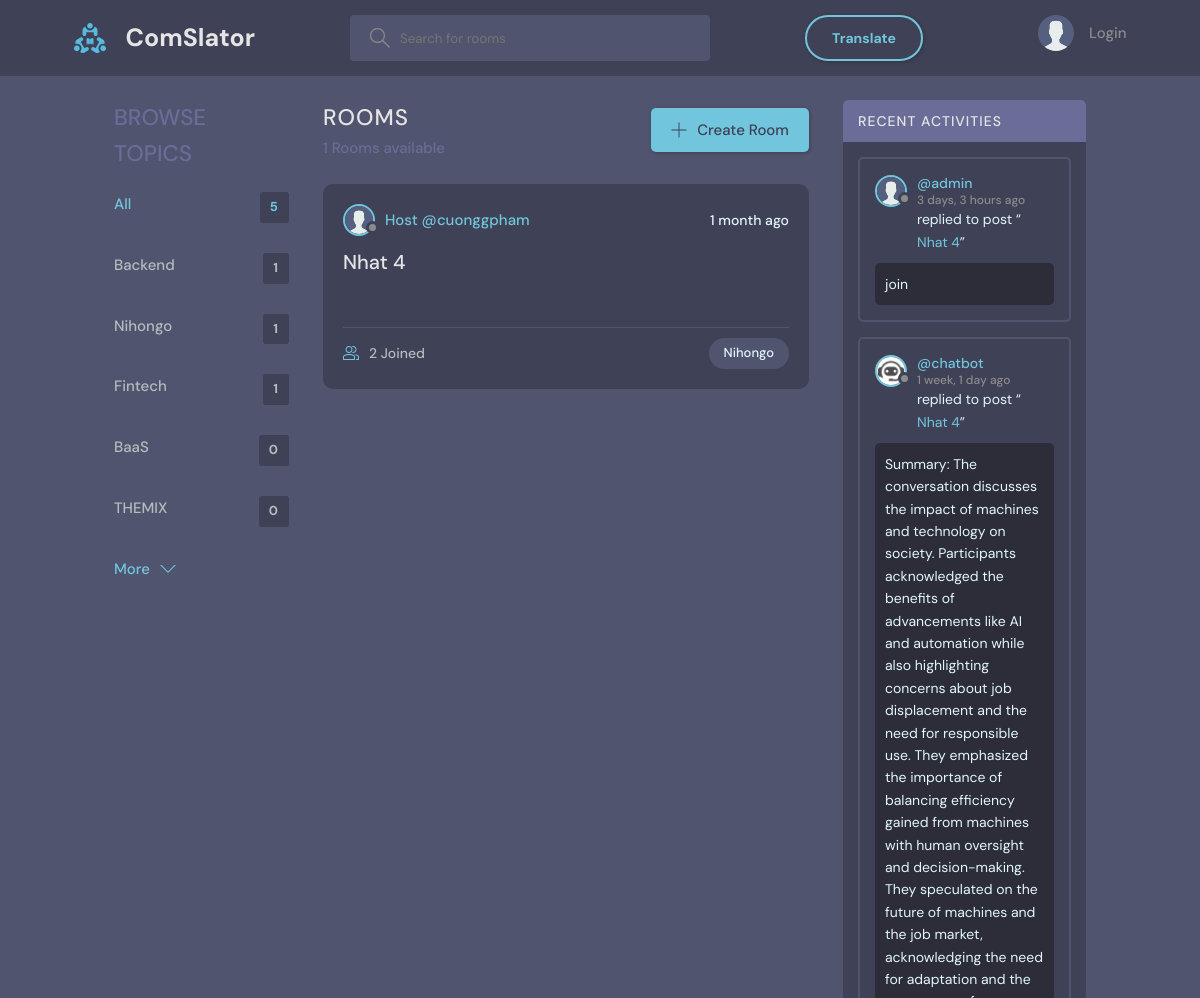
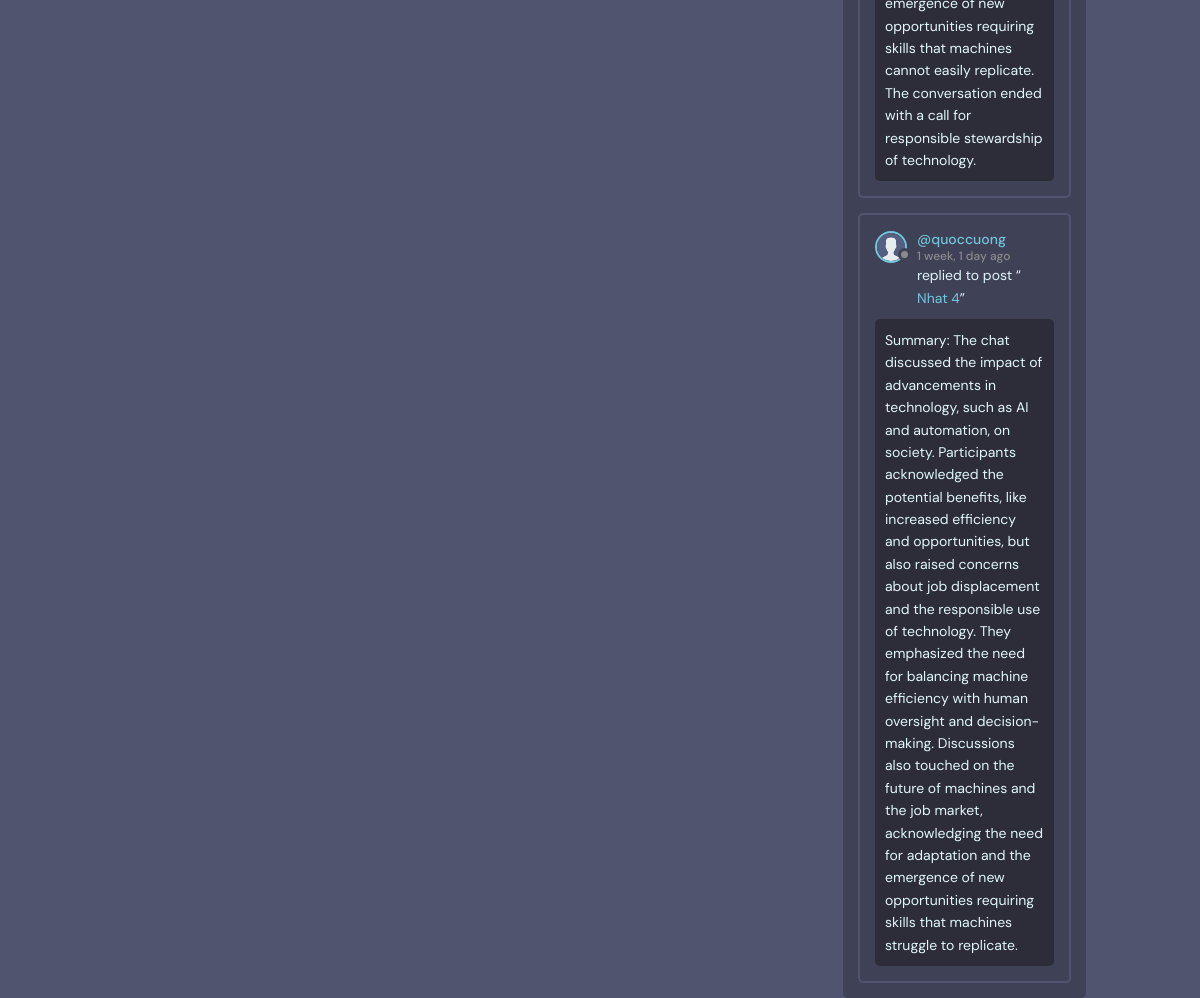
/?q=Nihongo, run on the app's committed database (2 pictures, top to bottom).
### base/models.py (models this page shows, shortened)
class Topic(models.Model):
    name = models.CharField(max_length=200)

class Room(models.Model):
    host = models.ForeignKey(User, on_delete=models.SET_NULL, null=True)
    topic = models.ForeignKey(Topic, on_delete=models.SET_NULL, null=True)
    name = models.CharField(max_length=200)
    description = models.TextField(null=True, blank=True)
    participants = models.ManyToManyField(User, related_name='participants', blank=True)
    call_room_id = models.CharField(max_length=100, unique=True, null=True, blank=True)
    updated = models.DateTimeField(auto_now=True)
    created = models.DateTimeField(auto_now_add=True)
    class Meta:
        ordering = ['-updated', '-created']
    def __str__(self):
        return self.name

class User(AbstractBaseUser):
    STATUS = [
        ('online', 'online'),
        ('offline', 'offline'),
    ]
    name = models.CharField(max_length=200, null=True)
    username   = models.CharField(max_length=200, null=True)
    email      = models.EmailField(unique=True, null=True)
    password   = models.CharField(max_length=100)
    birth_date = models.DateField(null=True)
    status     = models.CharField(choices=STATUS, max_length=50, default='offline')
    is_superuser = models.BooleanField(default=False)
    bio = models.TextField(null=True)
    avatar = models.ImageField(null=True, default="avatar.svg")
    timezone = models.CharField(max_length=50, default='UTC')
    USERNAME_FIELD = 'email'
    REQUIRED_FIELDS = ['username', 'password']
    objects = UserManager()

class Message(models.Model):
    user = models.ForeignKey(User, on_delete=models.CASCADE)
    room = models.ForeignKey(Room, on_delete=models.CASCADE)
    body = models.TextField()
    image = models.ImageField(upload_to="", null=True, blank=True)
    translated_body = models.TextField(null=True, blank=True)
    updated = models.DateTimeField(auto_now=True)
    created = models.DateTimeField(auto_now_add=True)
    class Meta:
        ordering = ['-updated', '-created']

### base/views.py (the view)
# urls.py: path('', views.home, name="home"),
def home(request):
    q = request.GET.get('q') if request.GET.get('q') != None else ''
    rooms = Room.objects.filter(
        Q(topic__name__icontains=q) |
        Q(name__icontains=q) |
        Q(description__icontains=q)
    )
    topics = Topic.objects.all()[0:5]
    room_count = rooms.count()
    room_messages = Message.objects.filter(
        Q(room__topic__name__icontains=q))[0:3]
    context = {'rooms': rooms, 'topics': topics,
               'room_count': room_count, 'room_messages': room_messages}
    return render(request, 'base/home.html', context)

### base/templates/base/home.html (shortened to what this page needs)
{% extends 'main.html' %}
{% block content %}
<main class="layout layout--3">
  <div class="container">
    {% include 'base/topics_component.html' %}
    <div class="roomList">
      <div class="roomList__header">
        <div>
          <h2>Rooms</h2>
          <p>{{room_count}} Rooms available</p>
        </div>
        <a class="btn btn--main" href="{% url 'create-room' %}">
          <svg version="1.1" xmlns="http://www.w3.org/2000/svg" width="32" height="32" viewBox="0 0 32 32">
            <title>add</title>
            <path
              d="M16.943 0.943h-1.885v14.115h-14.115v1.885h14.115v14.115h1.885v-14.115h14.115v-1.885h-14.115v-14.115z">
            </path>
          </svg>
          Create Room
        </a>
      </div>
      {% include 'base/feed_component.html' %}
    </div>
    {% include 'base/activity_component.html' %}
  </div>
</main>
{% endblock %}

### base/templates/base/topics_component.html
<div class="topics">
    <div class="topics__header">
        <h2>Browse Topics</h2>
    </div>
    <ul class="topics__list">
        <li>
            <a href="{% url 'home' %}" class="active">All <span>{{topics.count}}</span></a>
        </li>
        {% for topic in topics %}
        <li>
            <a href="{% url 'home' %}?q={{topic.name}}">{{topic.name}}<span>{{topic.room_set.all.count}}</span></a>
        </li>
        {% endfor %}
    </ul>
    <a class="btn btn--link" href="{% url 'topics' %}">
        More
        <svg version="1.1" xmlns="http://www.w3.org/2000/svg" width="32" height="32" viewBox="0 0 32 32">
            <title>chevron-down</title>
            <path d="M16 21l-13-13h-3l16 16 16-16h-3l-13 13z"></path>
        </svg>
    </a>
</div>

### base/templates/base/feed_component.html (shortened to what this page needs)
{% for room in rooms %}
<div class="roomListRoom">
  <div class="roomListRoom__header">
    <a
      href="{% url 'user-profile' room.host.id %}"
      class="roomListRoom__author"
    >
      <div class="avatar avatar--small">
        <img src="{{room.host.avatar.url}}" />
      </div>
      <span>Host @{{room.host.username}}</span>
    </a>
    <div class="roomListRoom__actions">
      <span>{{room.created|timesince}} ago</span>
    </div>
  </div>
  <div class="roomListRoom__content">
    <a href="{% url 'room' room.id %}">{{room.name}}</a>
  </div>
  <div class="roomListRoom__description">
  </div>
  <div class="roomListRoom__meta">
    <a href="{% url 'room' room.id %}" class="roomListRoom__joined">
      {{room.participants.all.count}} Joined
    </a>
    <p class="roomListRoom__topic">{{room.topic.name}}</p>
  </div>
</div>
{% endfor %}

### base/templates/base/activity_component.html (shortened to what this page needs)
<div class="activities">
    <div class="activities__header">
        <h2>Recent Activities</h2>
    </div>
    {% for message in room_messages %}
    <div class="activities__box">
        <div class="activities__boxHeader roomListRoom__header">
            <a href="{% url 'user-profile' message.user.id %}" class="roomListRoom__author">
                <div class="avatar avatar--small">
                    <img src="{{message.user.avatar.url}}" />
                </div>
                <p>
                    @{{message.user.username}}
                    <span>{{message.created|timesince}} ago</span>
                </p>
            </a>
        </div>
        <div class="activities__boxContent">
            <p>replied to post “<a href="{% url 'room' message.room.id %}">{{message.room}}</a>”</p>
            <div class="activities__boxRoomContent">{{message.body}}</div>
        </div>
    </div>
    {% endfor %}
</div>

### static/styles/style1.css (style rules this page uses)
body { margin: 0; padding: 0; background-color: #51546e; color: #e1f6fb; font-family: "DM Sans", -apple-system, BlinkMacSystemFont, "Segoe UI", Roboto, Oxygen, Ubuntu, Cantarell, "Open Sans", "Helvetica Neue", sans-serif; }
main { width: 1400px; margin: 0 auto; height: 75vh; }
@media screen and (max-width: 1400px) { main { width: 90%; margin: 0 auto; } }

### data on the page
Topic: name "Backend", room_set.all.count "1"
Topic: name "Nihongo", room_set.all.count "1"
Topic: name "Fintech", room_set.all.count "1"
Topic: name "BaaS", room_set.all.count "0"
Topic: name "THEMIX", room_set.all.count "0"
Room: host.avatar (placeholder picture), host.username "cuonggpham", created "1 month", name "Nhat 4", participants.all.count "2", topic.name "Nihongo"
Message: user.avatar (placeholder picture), user.username "admin", created "3 days, 3 hours", room "Nhat 4", body "join"
Message: user.avatar (picture), user.username "chatbot", created "1 week, 1 day", room "Nhat 4", body "Summary: The conversation discusses the impact of machines and technology on society. Participants acknowledged the benefits of advancements like AI and automation while also highlighting concerns about job displacement and the need for responsible use. They emphasized the importance of balancing efficiency gained from machines with human oversight and decision-making. They speculated on the future of machines and the job market, acknowledging the need for adaptation and the emergence of new opportunities requiring skills that machines cannot easily replicate. The conversation ended with a call for responsible stewardship of technology."
Message: user.avatar (placeholder picture), user.username "quoccuong", created "1 week, 1 day", room "Nhat 4", body "Summary: The chat discussed the impact of advancements in technology, such as AI and automation, on society. Participants acknowledged the potential benefits, like increased efficiency and opportunities, but also raised concerns about job displacement and the responsible use of technology. They emphasized the need for balancing machine efficiency with human oversight and decision-making. Discussions also touched on the future of machines and the job market, acknowledging the need for adaptation and the emergence of new opportunities requiring skills that machines struggle to replicate."

### other printed values
{{ topics.count }} "5"
{{ room_count }} "1"
